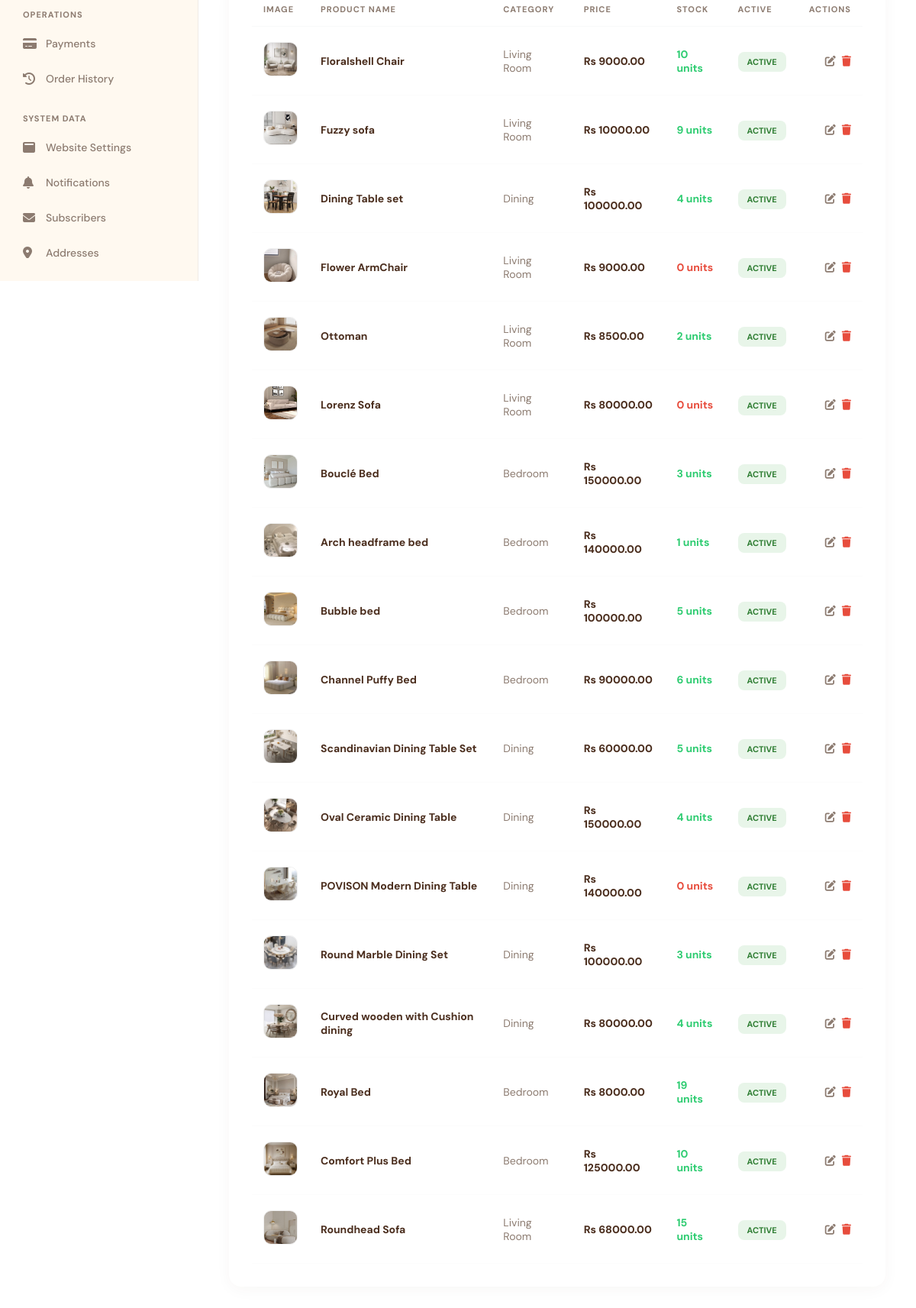
The page /admin-custom/products/ (signed in, lower part) on the database as committed earlier.
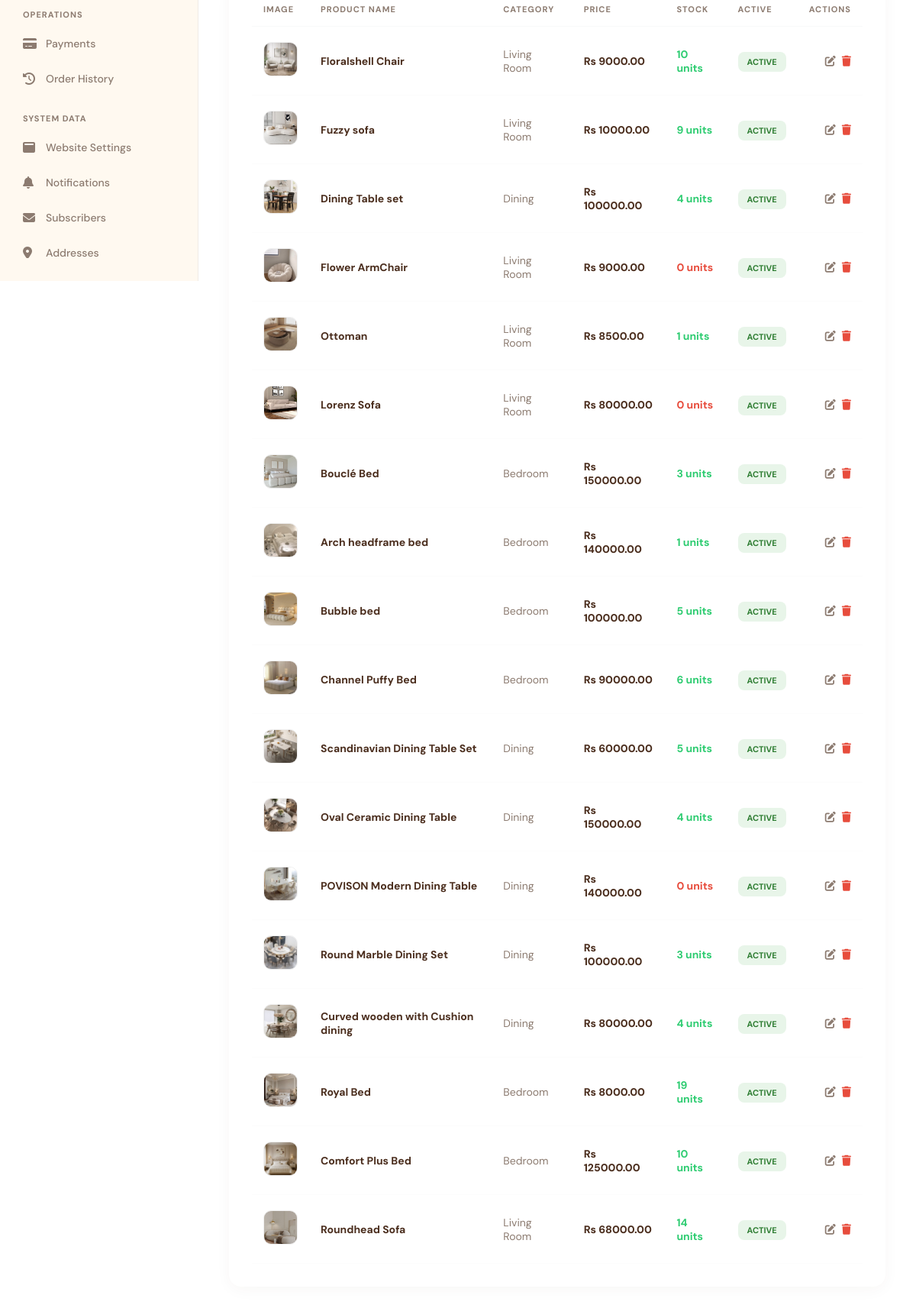
The same page on the database as committed later.
### inventory/models.py (models this page shows, shortened)
class Product(models.Model):
    CATEGORY_CHOICES = [
        ('Bedroom', 'Bedroom'),
        ('Living Room', 'Living Room'),
        ('Dining', 'Dining'),
    ]
    name = models.CharField(max_length=100)
    price = models.DecimalField(max_digits=10, decimal_places=2)
    old_price = models.DecimalField(max_digits=10, decimal_places=2, blank=True, null=True)
    stock = models.IntegerField(default=0)
    category = models.CharField(max_length=50, choices=CATEGORY_CHOICES, default='Living Room')
    assigned_staff = models.ForeignKey(
        User,
        on_delete=models.SET_NULL,
        null=True,
        blank=True,
        limit_choices_to={'is_staff': True}
    )
    image = models.ImageField(upload_to='product_images/', null=True, blank=True)
    is_featured = models.BooleanField(default=False)
    is_popular = models.BooleanField(default=False, verbose_name='Popular (Best Seller)')
    is_special_offer = models.BooleanField(default=False, verbose_name='Special Offer')
    available_for_order = models.BooleanField(default=True)
    is_active = models.BooleanField(default=True, verbose_name='Active (Show on website)')
    description = models.TextField(blank=True, null=True)

### custom_admin/views.py (the view)
# urls.py: path('products/', views.ProductListView.as_view(), name='products-list'),
class ProductListView(AdminMixin, ListView):
    model = Product
    template_name = 'custom_admin/products.html'
    context_object_name = 'products'
    def get_context_data(self, **kwargs):
        ctx = super().get_context_data(**kwargs)
        ctx['active_count'] = Product.objects.filter(is_active=True).count()
        ctx['out_of_stock'] = Product.objects.filter(stock=0).count()
        return ctx

### custom_admin/context_processors.py (called while the page is built)
def admin_context(request):
    context = {}
    if request.user.is_authenticated and request.user.is_staff:
        if request.user.is_superuser:
            pending_staff = Profile.objects.filter(
                is_approved=False,
                user__is_staff=True
            ).count()
            context['pending_staff'] = pending_staff
    return context

### custom_admin/views.py (called while the page is built)
    def test_func(self):
        u = self.request.user
        return u.is_authenticated and u.username == 'furniquette'

    def get_context_data(self, **kwargs):
        ctx = super().get_context_data(**kwargs)
        ctx['unread_count'] = Notification.objects.filter(is_read=False).count()
        return ctx

### custom_admin/templates/custom_admin/products.html (shortened to what this page needs)
{% extends 'custom_admin/base_admin_custom.html' %}
{% block content %}
<div class="data-container">
    <table>
        <thead>
            <tr>
                <th>IMAGE</th>
                <th>PRODUCT NAME</th>
                <th>CATEGORY</th>
                <th>PRICE</th>
                <th>STOCK</th>
                <th>ACTIVE</th>
                <th style="text-align: right;">ACTIONS</th>
            </tr>
        </thead>
        <tbody>
            {% for product in products %}
            <tr>
                <td>
                    {% if product.image %}
                        <img src="{{ product.image.url }}" style="width: 45px; height: 45px; border-radius: 10px; object-fit: cover; border: 1px solid #f0f0f0;">
                    {% else %}
                        <div style="width: 45px; height: 45px; background: #fff9f0; border-radius: 10px; border: 1px solid #f0f0f0;"></div>
                    {% endif %}
                </td>
                <td style="font-weight: 700;">{{ product.name }}</td>
                <td style="color: var(--text-muted);">{{ product.category }}</td>
                <td style="font-weight: 800; color: var(--text-main);">Rs {{ product.price }}</td>
                <td>
                    <span class="{% if product.stock == 0 %}stock-out{% else %}stock-ok{% endif %}">
                        {{ product.stock }} units
                    </span>
                </td>
                <td>
                    <a href="{% url 'admin-custom:products-toggle' product.pk %}" style="text-decoration: none;">
                        {% if product.is_active %}
                            <span class="badge" style="background: #e8f5e9; color: #2e7d32;">ACTIVE</span>
                        {% else %}
                            <span class="badge" style="background: #f1f3f4; color: #5f6368;">HIDDEN</span>
                        {% endif %}
                    </a>
                </td>
                <td style="text-align: right;">
                    <div style="display: flex; gap: 8px; justify-content: flex-end;">
                        <a href="{% url 'admin-custom:products-edit' product.pk %}" style="color: var(--text-muted);"><i class="fas fa-edit"></i></a>
                        <a href="{% url 'admin-custom:products-delete' product.pk %}" style="color: #e74c3c;"><i class="fas fa-trash"></i></a>
                    </div>
                </td>
            </tr>
            {% endfor %}
        </tbody>
    </table>
</div>
{% endblock %}

Rows that differ between the two databases and show on the page:
changed Product "Ottoman": stock "2" → "1"
changed Product "Roundhead Sofa": stock "15" → "14"
